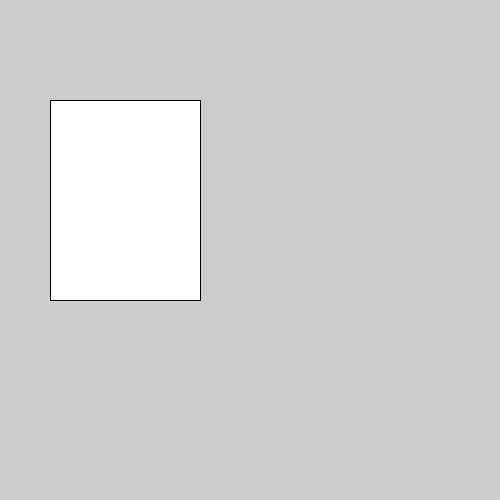
Frame 1 (no input)
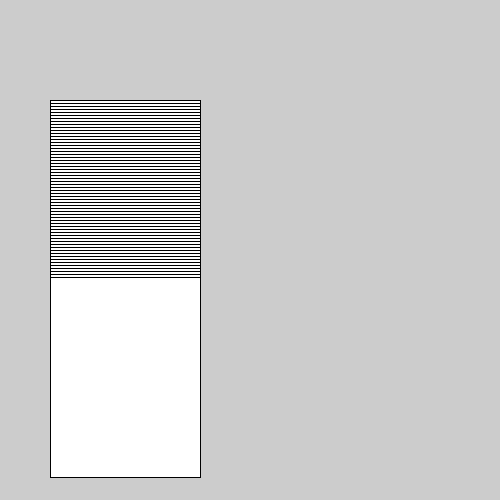
Frame 60 (the mouse pressed at the canvas centre just before this capture)
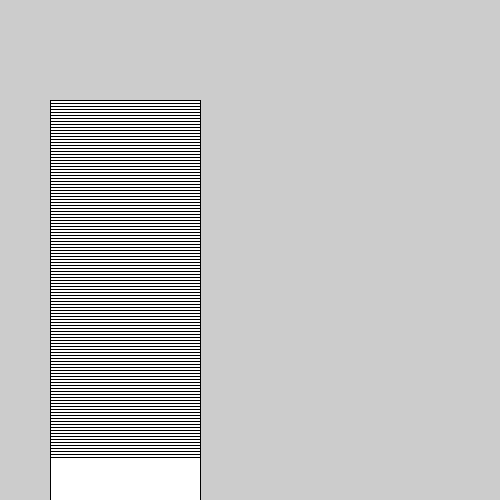
Frame 120 (the mouse held since frame 60 and released just before this capture)

The Processing sketch that drew these frames (run headless with seeded random() and noise(); from frame 60 on, the mouse is pressed at the canvas centre):

// Processing sketch: S02_LINEAR
// ── S02_LINEAR.pde
void setup() {
  size(500, 500);
}

int y = 100;

void draw() {
  rect(50, y, 150, 200);
  // rect( x, y, largura, altura);
  
  y = y+3;
}
